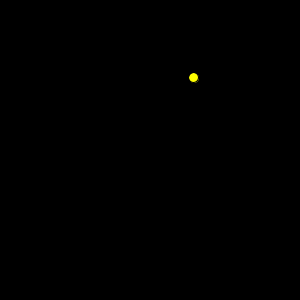
Frame 1 (no input)
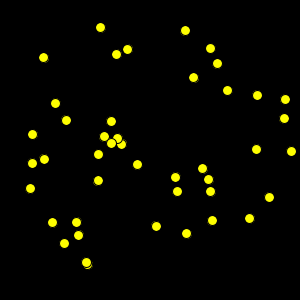
Frame 60 (the mouse pressed at the canvas centre just before this capture)
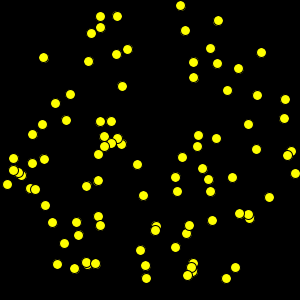
Frame 120 (the mouse held since frame 60 and released just before this capture)

The Processing sketch that drew these frames (run headless with seeded random() and noise(); from frame 60 on, the mouse is pressed at the canvas centre):

// Processing sketch: ex05_07
// ── ex05_07.pde
// 랜덤하게 생성되는 원으로 특정한 위치의 원 영역 만들기

void setup() {
  size(300, 300);
  background(0);
}

void draw() {
  float x = random(width);
  float y = random(height);
  float d = dist(width/2, height/2, x, y);
  if (d < width/2) {
    fill(255, 255, 0);
    ellipse(x, y, 10, 10);
  }
}
